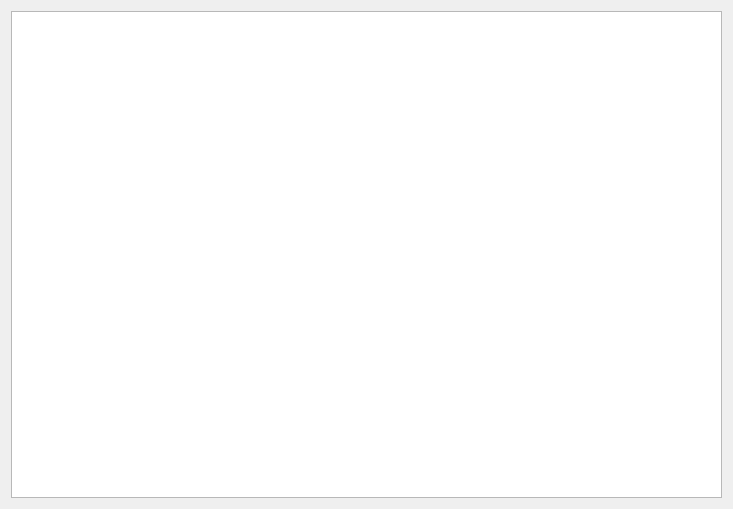
<?xml version="1.0" encoding="UTF-8"?>
<ui version="4.0">
 <class>TrackInfoDialog</class>
 <widget class="QDialog" name="TrackInfoDialog">
  <property name="geometry">
   <rect>
    <x>0</x>
    <y>0</y>
    <width>733</width>
    <height>509</height>
   </rect>
  </property>
  <property name="windowTitle">
   <string>Dialog</string>
  </property>
  <layout class="QVBoxLayout" name="verticalLayout">
   <item>
    <widget class="QTableView" name="tableView">
     <attribute name="horizontalHeaderVisible">
      <bool>false</bool>
     </attribute>
     <attribute name="verticalHeaderVisible">
      <bool>false</bool>
     </attribute>
    </widget>
   </item>
  </layout>
 </widget>
 <resources/>
 <connections/>
</ui>
